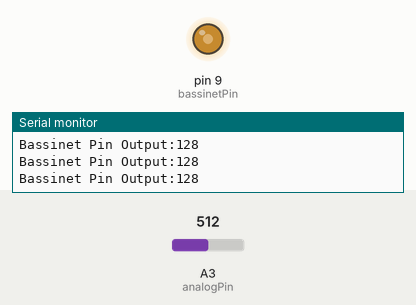
Simulated run of this sketch. Board: Arduino Uno, built with avr-gcc and run on an emulated ATmega328P. On the bench: output pins drawn as LEDs (lit = HIGH), the last lines printed to the serial monitor. The test bench sets the inputs (shaded band); at power-on: A3 (analogPin) = 512.

Above: at 1.2 s.
1.3 s: A3 (analogPin) set to 418
At 2.4 s:
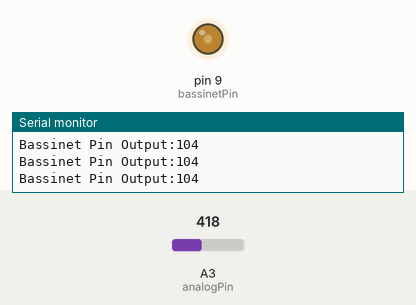
4.3 s: A3 (analogPin) set to 389
At 5.2 s:
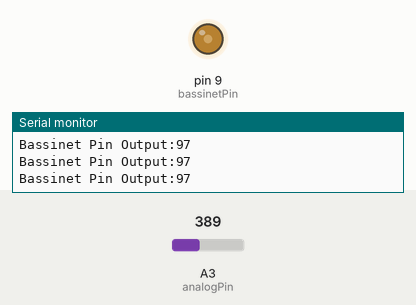
7.3 s: A3 (analogPin) set to 716
At 8.5 s:
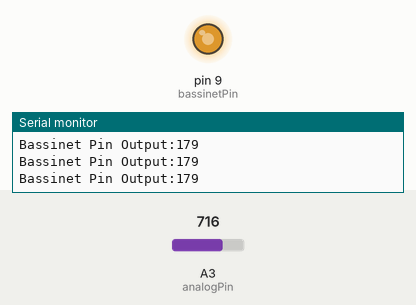
8.8 s: A3 (analogPin) set to 122
At 10.0 s:
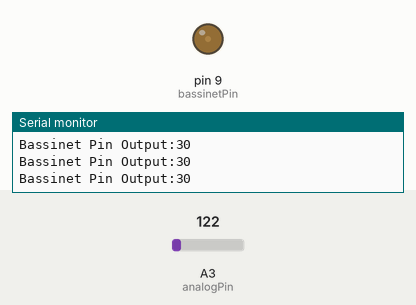
10.3 s: A3 (analogPin) set to 43
At 11.0 s:
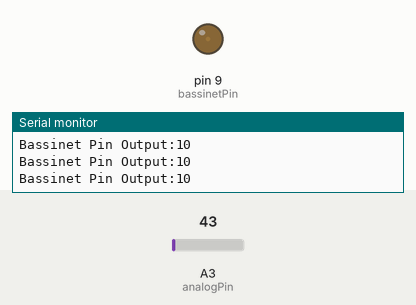
11.8 s: A3 (analogPin) set to 36
At 13.3 s:
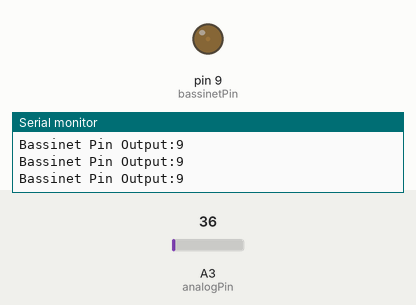
Timing chart, 0 to 14.8 s (numbered marks = the images above; inputs shaded):
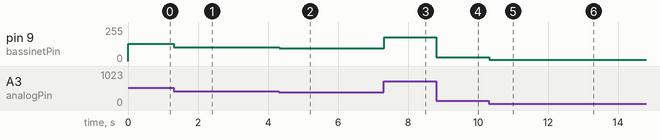

Measured:
- after the input at 1.3 s, pin 9 (bassinetPin): 128/255 → 104/255 at once
- after the input at 4.3 s, pin 9 (bassinetPin): 104/255 → 97/255 at once
- after the input at 7.3 s, pin 9 (bassinetPin): 97/255 → 179/255 at once
- after the input at 8.8 s, pin 9 (bassinetPin): 179/255 → 30/255 at once
- after the input at 10.3 s, pin 9 (bassinetPin): 30/255 → 10/255 at once
- after the input at 11.8 s, pin 9 (bassinetPin): 10/255 → 9/255 at once

The sketch:

Bassinet_PWM_Testing.ino
```cpp
int bassinetPin = 9;

int analogPin = 3; //potentiometer connected to analog pin. Sensing Input.

int val = 0; //variable to store the read value

void setup() {
  // put your setup code here, to run once:
pinMode(bassinetPin, OUTPUT); //sets the pin as output

Serial.begin(9600); //Open serial port at 100 bps
}

void loop() {
  // put your main code here, to run repeatedly:
  //analogWrite(x), where x is on a scale of 0-255, such that analogWrite(255) requests a 100% duty cycle (always one), and analogWrite(127) is a 50% duty cycle (on half the time)
  // Syntx: analogWrite(pin, value)

  Serial.print("Bassinet Pin Output:");
  Serial.println(val/4);
  val = analogRead(analogPin); //read the intput pin

  analogWrite(bassinetPin, val/4); //analogRead values go from 0 - 255
}
```
